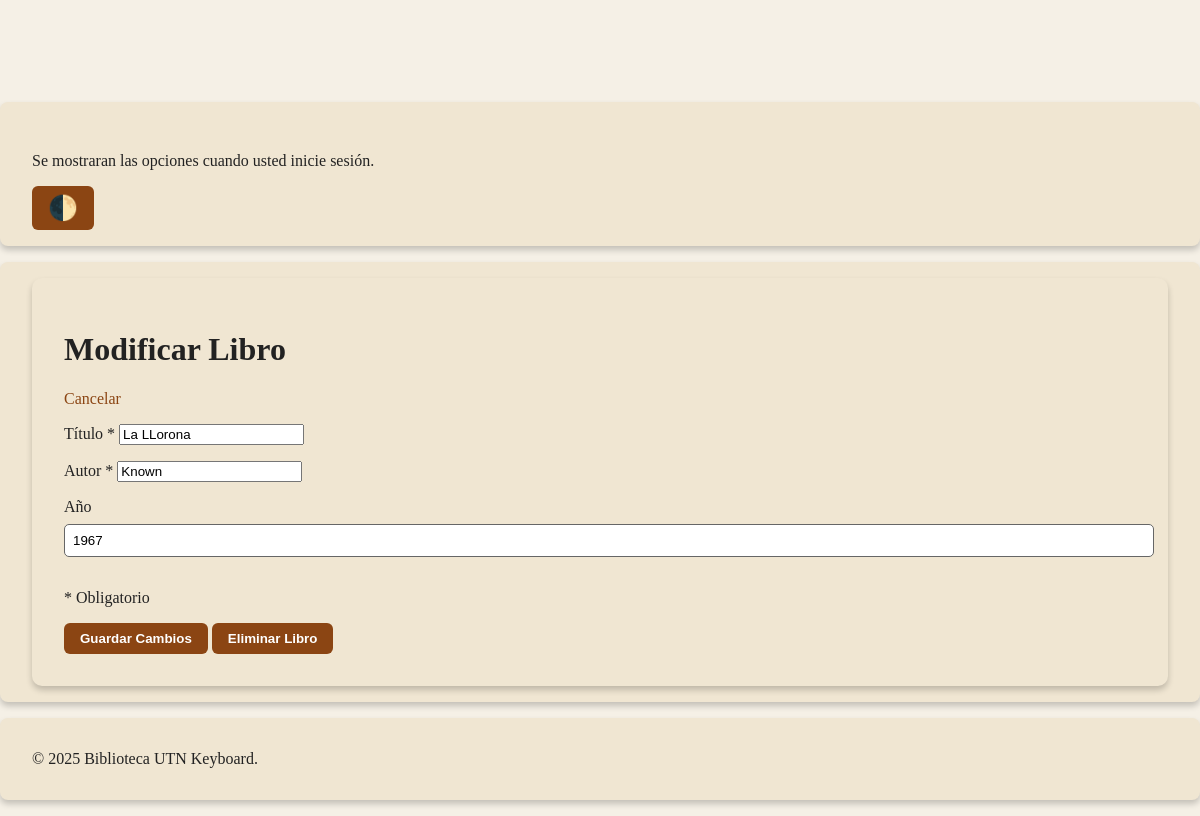
Page /libros-busca.php?id=4 on the committed database.
### tables this page shows
CREATE TABLE libros (
                    id INTEGER PRIMARY KEY AUTOINCREMENT,
                    titulo TEXT NOT NULL,
                    autor TEXT NOT NULL,
                    anio INTEGER
                );

### libros-busca.php (called while the page is built, shortened)
<?php
try {
    $id = recuperaIdEntero("id");
    $pdo = Bd::pdo();
    $stmt = $pdo->prepare("SELECT * FROM libros WHERE id = :id");
    $stmt->execute([":id" => $id]);
    $libro = $stmt->fetch(PDO::FETCH_ASSOC);
    $tituloHtml = htmlentities($libro["titulo"]);
    $autorHtml = htmlentities($libro["autor"]);
    $anioHtml = htmlentities($libro["anio"]);
    require "libros-modifica.php";
} catch (Exception $e) {
    $errorHtml = htmlentities($e->getMessage());
    require "error.php";
}

### libros-modifica.php (the view, shortened to what this page needs)
<!DOCTYPE html>
<html lang="es">
<head>
    <link rel="stylesheet" href="estilos.css">
</head>
<body>
    <?php require "header.php" ?>
    <main>
        <form action="libros-actualiza.php" method="post">
            <h1>Modificar Libro</h1>
            <p><a href="libros-lista.php">Cancelar</a></p>
            <p>
                <label>Título *
                    <input name="titulo" value="<?= $tituloHtml ?>" required>
                </label>
            </p>
            <p>
                <label>Autor *
                    <input name="autor" value="<?= $autorHtml ?>" required>
                </label>
            </p>
            <p>
                <label>Año
                    <input name="anio" type="number" value="<?= $anioHtml ?>">
                </label>
            </p>
            <p>* Obligatorio</p>
            <button type="submit">Guardar Cambios</button>
            <button type="submit"
                    formaction="libros-elimina.php"
                    onclick="if (!confirm('¿Confirma la eliminación del libro?')) { event.preventDefault() }">
                Eliminar Libro
            </button>
        </form>
    </main>
    <?php require "footer.php" ?>
</body>
</html>

### estilos.css (style rules this page uses)
:root { --bg: #f5f0e6; --text: #222222; --card: #f0e6d2; --accent: #8b4513; --accent-hover: #c17d11; --muted: #666666; --shadow: rgba(0,0,0,0.2); }
html, body { background-color: var(--bg); color: var(--text); margin: 0; font-family: 'Georgia', serif; transition: background-color 0.3s ease, color 0.3s ease; animation: fadeIn 1s ease; }
main, nav, footer { background-color: var(--card); padding: 1rem 2rem; margin: 1rem auto; border-radius: 8px; box-shadow: 0 4px 6px var(--shadow); transition: background-color 0.3s ease, color 0.3s ease, box-shadow 0.3s ease; animation: fadeIn 1s ease; }
a { color: var(--accent); text-decoration: none; transition: all 0.3s ease; }
button { background-color: var(--accent); color: #fff; border: none; padding: 0.5rem 1rem; border-radius: 6px; cursor: pointer; font-weight: bold; transition: all 0.3s ease; }
form { background-color: var(--card); padding: 2rem; border-radius: 10px; box-shadow: 0 4px 6px var(--shadow); animation: fadeIn 1s ease; }
input[type="text"], input[type="email"], input[type="password"], input[type="number"] { padding: 0.5rem; border: 1px solid var(--muted); border-radius: 5px; width: 100%; margin-top: 0.5rem; margin-bottom: 1rem; transition: all 0.3s ease; }
body, main, nav, footer, form, table { transition: background-color 0.25s ease, color 0.25s ease, box-shadow 0.25s ease; }

### rows in the picture
libros: titulo "La LLorona", autor "Known", anio "1967"
